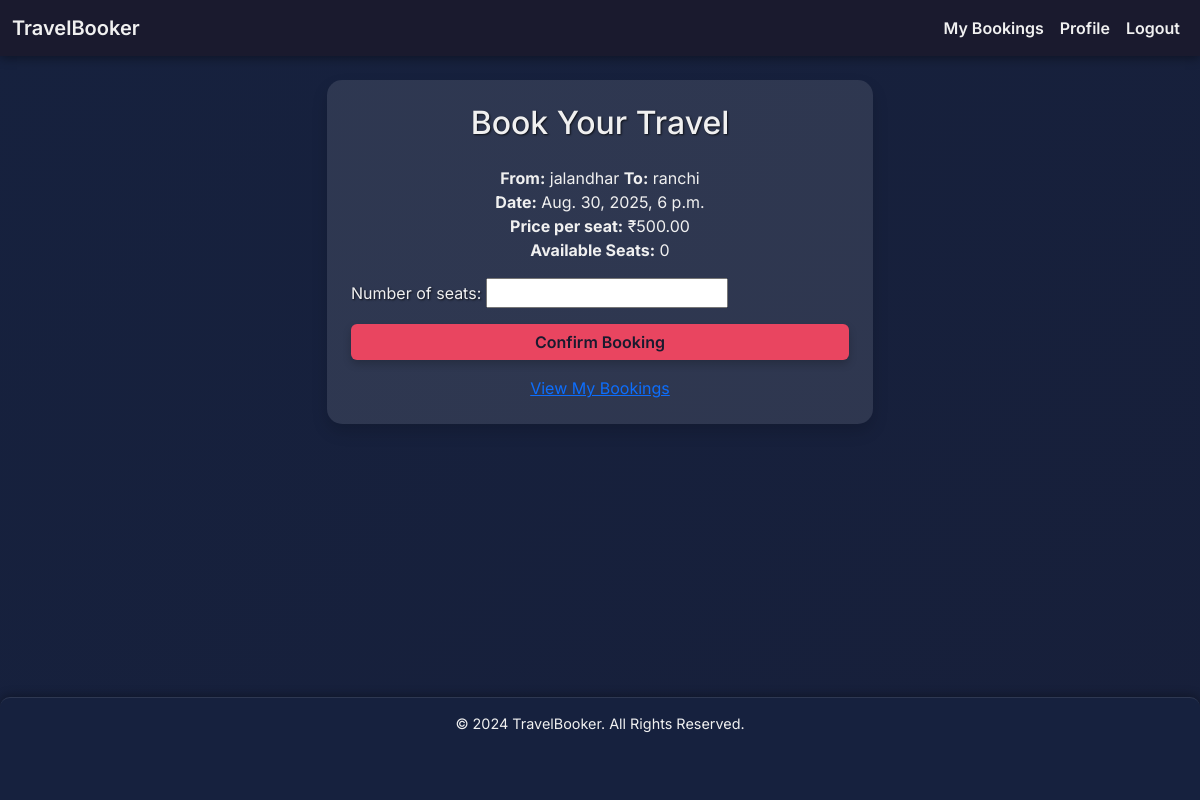
The app's page /book/5/ (signed in) with its own data.
### bookings/models.py (models this page shows, shortened)
class TravelOption(models.Model):
    TRAVEL_TYPES = [
        ('Flight', 'Flight'),
        ('Train', 'Train'),
        ('Bus', 'Bus'),
    ]
    travel_id = models.AutoField(primary_key=True)
    type = models.CharField(max_length=20, choices=TRAVEL_TYPES)
    source = models.CharField(max_length=100)
    destination = models.CharField(max_length=100)
    date_time = models.DateTimeField()
    price = models.DecimalField(max_digits=10, decimal_places=2)
    available_seats = models.PositiveIntegerField()

### bookings/views.py (the view)
# urls.py: path("book/<int:travel_id>/", views.book_travel, name="book_travel"),
@login_required
def book_travel(request, travel_id):
    travel = get_object_or_404(TravelOption, pk=travel_id)
    if request.method == 'POST':
        form = BookingForm(request.POST)
        if form.is_valid():
            seats = form.cleaned_data['number_of_seats']
            if seats <= travel.available_seats:
                booking = form.save(commit=False)
                booking.user = request.user
                booking.travel_option = travel
                booking.total_price = seats * travel.price
                booking.status = 'Confirmed'
                booking.save()
                travel.available_seats -= seats
                travel.save()
                messages.success(request, 'Your booking has been confirmed!')
                return redirect('my_bookings')
            else:
                messages.error(request, 'Not enough seats available.')
    else:
        form = BookingForm()
    return render(request, 'booking_form.html', {'form': form, 'travel': travel})

### bookings/forms.py (shortened to what this page needs)
class BookingForm(forms.ModelForm):
    class Meta:
        model = Booking
        fields = ['number_of_seats']

### bookings/templates/booking_form.html (shortened to what this page needs)
{% extends 'base.html' %}
{% block content %}
<div class="row justify-content-center">
    <div class="col-md-6">
        <div class="card p-4 shadow">
            <h2 class="text-center mb-4">Book Your Travel</h2>
            <p class="text-muted text-center">
                <strong>From:</strong> {{ travel.source }} <strong>To:</strong> {{ travel.destination }} <br>
                <strong>Date:</strong> {{ travel.date_time }} <br>
                <strong>Price per seat:</strong> ₹{{ travel.price }} <br>
                <strong>Available Seats:</strong> {{ travel.available_seats }}
            </p>
            <form method="post">
                {{ form.as_p }}
                <button type="submit" class="btn btn-custom w-100">Confirm Booking</button>
            </form>
            <div class="mt-3 text-center">
                <a href="{% url 'my_bookings' %}">View My Bookings</a>
            </div>
        </div>
    </div>
</div>
{% endblock %}

### bookings/templates/base.html (style rules this page uses)
:root { --primary-color: #1a1a2e; --secondary-color: #16213e; --accent-color: #e94560; --text-color: #f0f0f0; --card-bg: rgba(255, 255, 255, 0.1); --card-shadow: 0 4px 12px rgba(0, 0, 0, 0.5); --input-bg: rgba(255, 255, 255, 0.15); }
body { background: linear-gradient(135deg, var(--secondary-color), var(--primary-color)); background-size: 400% 400%; animation: gradient-animation 15s ease infinite; min-height: 100vh; display: flex; flex-direction: column; font-family: 'Inter', sans-serif; color: var(--text-color); transition: background-color 0.5s ease; }
.btn-custom { background-color: var(--accent-color); color: var(--primary-color); border: none; font-weight: 600; transition: all 0.3s ease; box-shadow: 0 4px 8px rgba(0, 0, 0, 0.2); }
.card { background-color: var(--card-bg); border: none; border-radius: 15px; box-shadow: var(--card-shadow); transition: transform 0.3s ease, box-shadow 0.3s ease; overflow: hidden; animation: fadeInUp 0.8s ease-in-out; }
.card-title, h2, h3, h5, label { color: var(--text-color) !important; text-shadow: 1px 1px 2px rgba(0,0,0,0.7); }
.text-muted { color: var(--text-color) !important; }

### records on screen
TravelOption: source "jalandhar", destination "ranchi", date_time "Aug. 30, 2025, 6 p.m.", price "500.00", available_seats "0"
